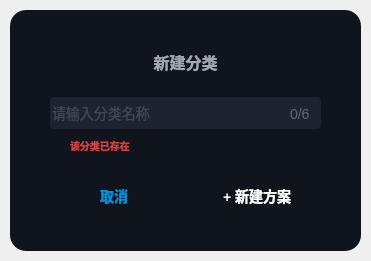
<?xml version="1.0" encoding="UTF-8"?>
<ui version="4.0">
 <class>EditPlansType</class>
 <widget class="QDialog" name="EditPlansType">
  <property name="geometry">
   <rect>
    <x>0</x>
    <y>0</y>
    <width>371</width>
    <height>261</height>
   </rect>
  </property>
  <property name="minimumSize">
   <size>
    <width>0</width>
    <height>0</height>
   </size>
  </property>
  <property name="maximumSize">
   <size>
    <width>16777215</width>
    <height>16777215</height>
   </size>
  </property>
  <property name="windowTitle">
   <string>Dialog</string>
  </property>
  <layout class="QGridLayout" name="gridLayout">
   <property name="leftMargin">
    <number>10</number>
   </property>
   <property name="topMargin">
    <number>10</number>
   </property>
   <property name="rightMargin">
    <number>10</number>
   </property>
   <property name="bottomMargin">
    <number>10</number>
   </property>
   <property name="spacing">
    <number>0</number>
   </property>
   <item row="0" column="0">
    <widget class="QFrame" name="frame">
     <property name="minimumSize">
      <size>
       <width>351</width>
       <height>241</height>
      </size>
     </property>
     <property name="maximumSize">
      <size>
       <width>351</width>
       <height>241</height>
      </size>
     </property>
     <property name="styleSheet">
      <string notr="true">border-radius: 16px;
background-color: #10151D;
</string>
     </property>
     <property name="frameShape">
      <enum>QFrame::StyledPanel</enum>
     </property>
     <property name="frameShadow">
      <enum>QFrame::Raised</enum>
     </property>
     <widget class="QLabel" name="lab_title">
      <property name="geometry">
       <rect>
        <x>0</x>
        <y>40</y>
        <width>351</width>
        <height>23</height>
       </rect>
      </property>
      <property name="minimumSize">
       <size>
        <width>351</width>
        <height>23</height>
       </size>
      </property>
      <property name="styleSheet">
       <string notr="true">font-family: &quot;Noto Sans S Chinese&quot;; font-weight: 500;
font-size: 16px;
color: #A1A8B3;
background:transparent;

</string>
      </property>
      <property name="text">
       <string>新建分类</string>
      </property>
      <property name="alignment">
       <set>Qt::AlignCenter</set>
      </property>
     </widget>
     <widget class="QLineEdit" name="lineEdit">
      <property name="geometry">
       <rect>
        <x>40</x>
        <y>87</y>
        <width>271</width>
        <height>32</height>
       </rect>
      </property>
      <property name="minimumSize">
       <size>
        <width>271</width>
        <height>32</height>
       </size>
      </property>
      <property name="styleSheet">
       <string notr="true">border-radius: 4px;
/* 20%面板 */
background: rgba(81, 96, 122, 0.2);
font-family: &quot;Noto Sans S Chinese&quot;; font-weight: 500;
font-weight: 400;
font-size: 14px;
/* 50%字体灰色 */
color: #616975;</string>
      </property>
      <property name="maxLength">
       <number>6</number>
      </property>
      <property name="placeholderText">
       <string>请输入分类名称</string>
      </property>
     </widget>
     <widget class="QLabel" name="lab_count">
      <property name="geometry">
       <rect>
        <x>280</x>
        <y>94</y>
        <width>21</width>
        <height>20</height>
       </rect>
      </property>
      <property name="minimumSize">
       <size>
        <width>19</width>
        <height>17</height>
       </size>
      </property>
      <property name="styleSheet">
       <string notr="true">background: transparent;
font-family: &quot;Noto Sans S Chinese&quot;; font-weight: 500;
font-weight: 400;
font-size: 14px;
/* 50%字体灰色 */
color: #616975;</string>
      </property>
      <property name="text">
       <string>0/6</string>
      </property>
     </widget>
     <widget class="QPushButton" name="pBt_cancle">
      <property name="geometry">
       <rect>
        <x>52</x>
        <y>171</y>
        <width>104</width>
        <height>30</height>
       </rect>
      </property>
      <property name="minimumSize">
       <size>
        <width>104</width>
        <height>30</height>
       </size>
      </property>
      <property name="styleSheet">
       <string notr="true">QPushButton
{
	font-family: &quot;Noto Sans S Chinese&quot;; font-weight: 500;
	font-size: 14px;
	color: #0091DA;

	background:transparent;
	border-image: url(:/Skin/Images/Popup/cancel-no.png);
}
QPushButton:hover
{
	border-image: url(:/Skin/Images/Popup/cancel-ho.png);
}</string>
      </property>
      <property name="text">
       <string>取消</string>
      </property>
     </widget>
     <widget class="QPushButton" name="pBt_ok">
      <property name="geometry">
       <rect>
        <x>195</x>
        <y>171</y>
        <width>104</width>
        <height>30</height>
       </rect>
      </property>
      <property name="minimumSize">
       <size>
        <width>104</width>
        <height>30</height>
       </size>
      </property>
      <property name="styleSheet">
       <string notr="true">QPushButton
{
	font-family: &quot;Noto Sans S Chinese&quot;; font-weight: 500;
	font-size: 14px;
	color: #FFFFFF;

	background:transparent;
	border-image: url(:/Skin/Images/Popup/confirm-no.png);
}
QPushButton:hover
{
	border-image: url(:/Skin/Images/Popup/confirm-ho.png);
}</string>
      </property>
      <property name="text">
       <string>+ 新建方案</string>
      </property>
     </widget>
     <widget class="QPushButton" name="pBt_close">
      <property name="geometry">
       <rect>
        <x>310</x>
        <y>10</y>
        <width>31</width>
        <height>31</height>
       </rect>
      </property>
      <property name="minimumSize">
       <size>
        <width>31</width>
        <height>31</height>
       </size>
      </property>
      <property name="maximumSize">
       <size>
        <width>31</width>
        <height>31</height>
       </size>
      </property>
      <property name="styleSheet">
       <string notr="true">QPushButton
{
	border-radius:0px;
	border-image: url(:/Skin/Images/Popup/close-no.png);
	background:transparent;
}
QPushButton:hover
{
	border-image: url(:/Skin/Images/Popup/close-ho.png);
}</string>
      </property>
      <property name="text">
       <string/>
      </property>
     </widget>
     <widget class="QWidget" name="widget" native="true">
      <property name="geometry">
       <rect>
        <x>40</x>
        <y>127</y>
        <width>271</width>
        <height>14</height>
       </rect>
      </property>
      <property name="minimumSize">
       <size>
        <width>271</width>
        <height>14</height>
       </size>
      </property>
      <property name="maximumSize">
       <size>
        <width>16777215</width>
        <height>14</height>
       </size>
      </property>
      <property name="styleSheet">
       <string notr="true">background:transparent;</string>
      </property>
      <widget class="QLabel" name="lab_img">
       <property name="geometry">
        <rect>
         <x>0</x>
         <y>0</y>
         <width>14</width>
         <height>14</height>
        </rect>
       </property>
       <property name="minimumSize">
        <size>
         <width>14</width>
         <height>14</height>
        </size>
       </property>
       <property name="maximumSize">
        <size>
         <width>14</width>
         <height>14</height>
        </size>
       </property>
       <property name="styleSheet">
        <string notr="true">border-image: url(:/Skin/Images/Popup/prompt.png);</string>
       </property>
       <property name="text">
        <string/>
       </property>
      </widget>
      <widget class="QLabel" name="lab_error">
       <property name="geometry">
        <rect>
         <x>20</x>
         <y>0</y>
         <width>221</width>
         <height>16</height>
        </rect>
       </property>
       <property name="styleSheet">
        <string notr="true">font-family: &quot;Noto Sans S Chinese&quot;; font-weight: 500;
font-size: 10px;
color: #D44040;</string>
       </property>
       <property name="text">
        <string>该分类已存在</string>
       </property>
      </widget>
     </widget>
    </widget>
   </item>
  </layout>
 </widget>
 <resources/>
 <connections/>
</ui>
